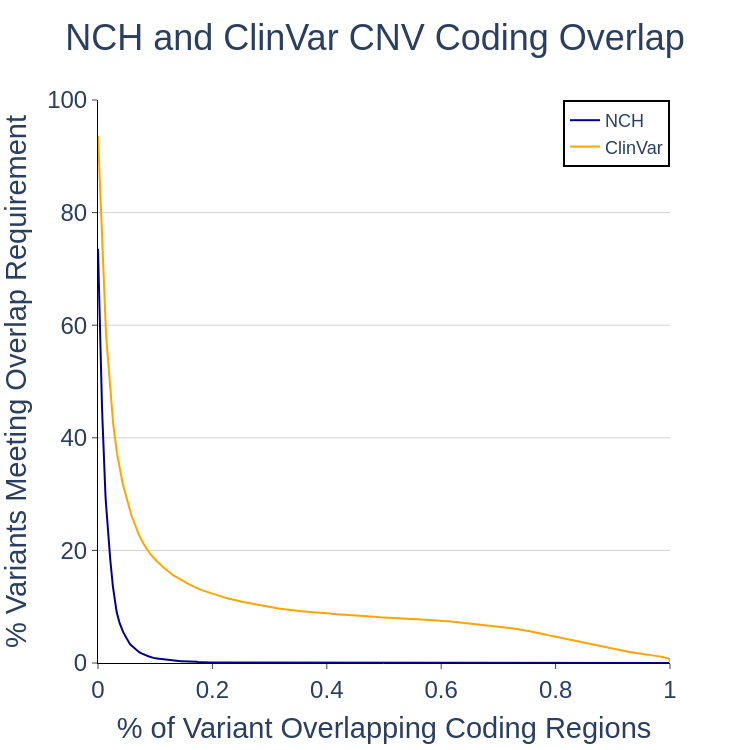

Notebook code cell kept with this figure:
### Markdown cell above
### <a id='toc3_4_2_'></a>[Supp Figures](#toc0_)

### Code cell
fig = go.Figure(fig0)

thrs = list(np.arange(0, 1.001, 0.001))
vals_nch = []
vals_clinvar = []

N = len(nch_df)
M = len(clinvar_df)

for thr in thrs:
    vals_nch.append(100 * len(nch_df[nch_df["cds_overlap_fraction"] > thr]) / N)
    vals_clinvar.append(100 * len(clinvar_df[clinvar_df["cds_overlap_fraction"] > thr]) / M)

fig.add_trace(
    go.Scatter(
        x=thrs,
        y=vals_nch,
        name="NCH",
        marker_color="darkblue",
    )
)

fig.add_trace(
    go.Scatter(
        x=thrs,
        y=vals_clinvar,
        name="ClinVar",
        marker_color="orange",
    )
)

fig.update_xaxes(title="% of Variant Overlapping Coding Regions", range=[0, 1])
fig.update_yaxes(title="% Variants Meeting Overlap Requirement", range=[0, 100])
fig.update_layout(
    title_text="NCH and ClinVar CNV Coding Overlap",
    title_x=0.5,
    height=750,
    width=750,
    legend=dict(x=1, xanchor="right", bgcolor="rgba(0,0,0,0)"),
)
fig.show()

### Figure 1 — Plotly figure (JSON) as saved in the notebook; plotly's stock layout.template omitted (floating-point values rounded to 4 significant figures; data arrays with more than 128 entries replaced by an {"elided": "..."} marker saying what was removed)
{"data": [{"marker": {"color": "darkblue"}, "name": "NCH", "type": "scatter", "x": {"elided": "1001 float values"}, "y": {"elided": "1001 float values"}}, {"marker": {"color": "orange"}, "name": "ClinVar", "type": "scatter", "x": {"elided": "1001 float values"}, "y": {"elided": "1001 float values"}}], "layout": {"font": {"family": "Arial", "size": 24}, "height": 750, "legend": {"bgcolor": "rgba(0,0,0,0)", "bordercolor": "black", "borderwidth": 2, "font": {"size": 18}, "x": 1, "xanchor": "right", "y": 1, "yanchor": "top"}, "plot_bgcolor": "white", "title": {"font": {"size": 36}, "text": "NCH and ClinVar CNV Coding Overlap", "x": 0.5}, "width": 750, "xaxis": {"linecolor": "black", "range": [0, 1], "ticks": "outside", "title": {"text": "% of Variant Overlapping Coding Regions"}}, "yaxis": {"gridcolor": "lightgray", "linecolor": "black", "range": [0, 100], "ticks": "outside", "title": {"text": "% Variants Meeting Overlap Requirement"}}}}
